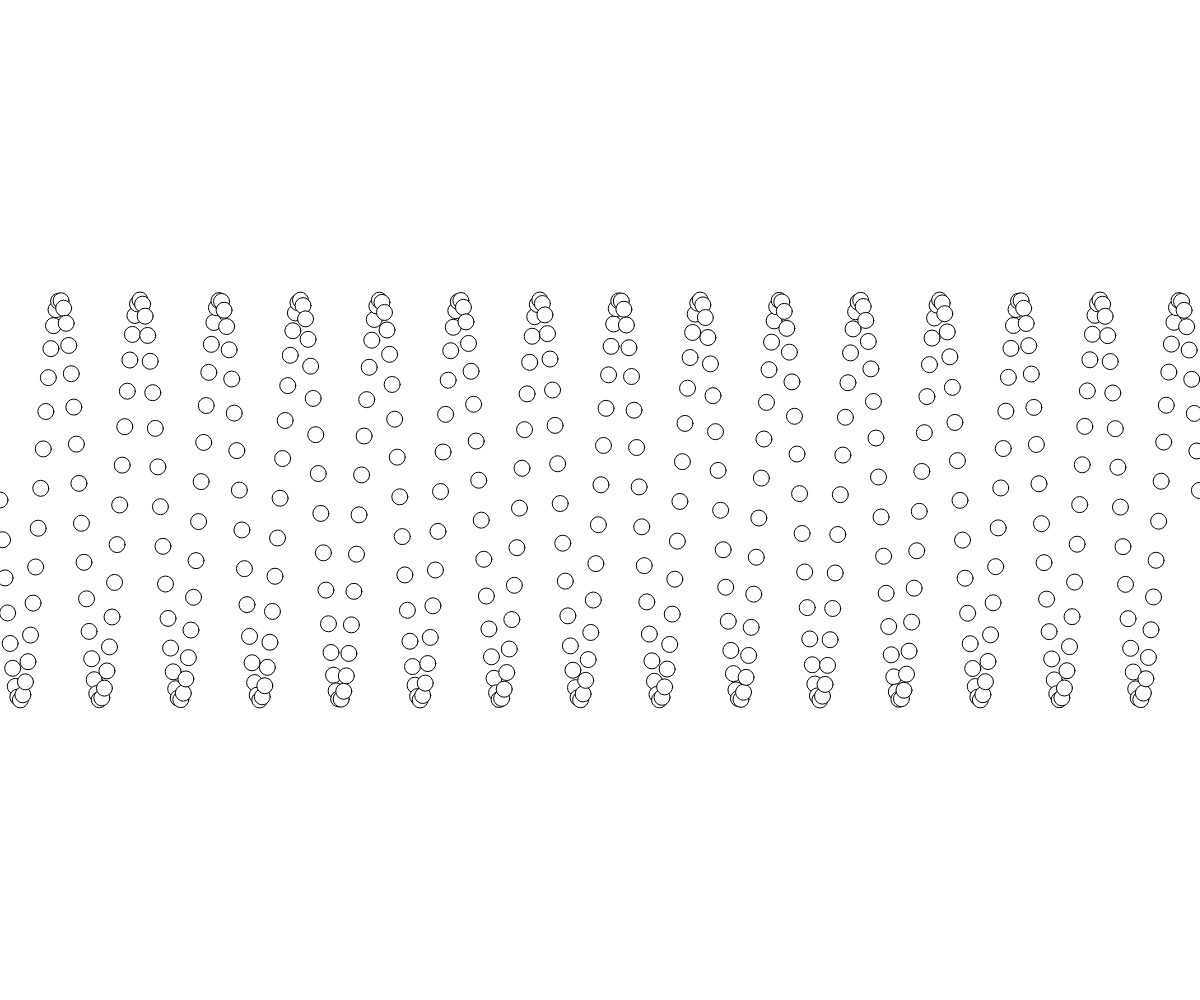
Frame 1 (no input)
Frame 60 (no input): identical to frame 1, image omitted
Frame 120 (the mouse pressed at the canvas centre since frame 60): identical to frame 1, image omitted

The p5.js sketch that drew this single still picture (run headless with seeded random() and noise() and a simulated clock; from frame 60 on, the mouse is pressed at the canvas centre):

// p5.js sketch
// ── sketch.js
function setup() {
    createCanvas(windowWidth, windowHeight);
    let x = 0;
    let y = 0;
    let theta = 0;
    let amplitude = windowHeight/5;
    let frequency = windowWidth/15;
    let maxAngle = (windowWidth/frequency)* TWO_PI;
    while (theta < maxAngle ){
        y = sin(theta) * amplitude;
        ellipse(x,y + height/2, 16);
        theta += 0.2;
        x =(theta/maxAngle) * windowWidth; 

    }
}
function draw() {
}
